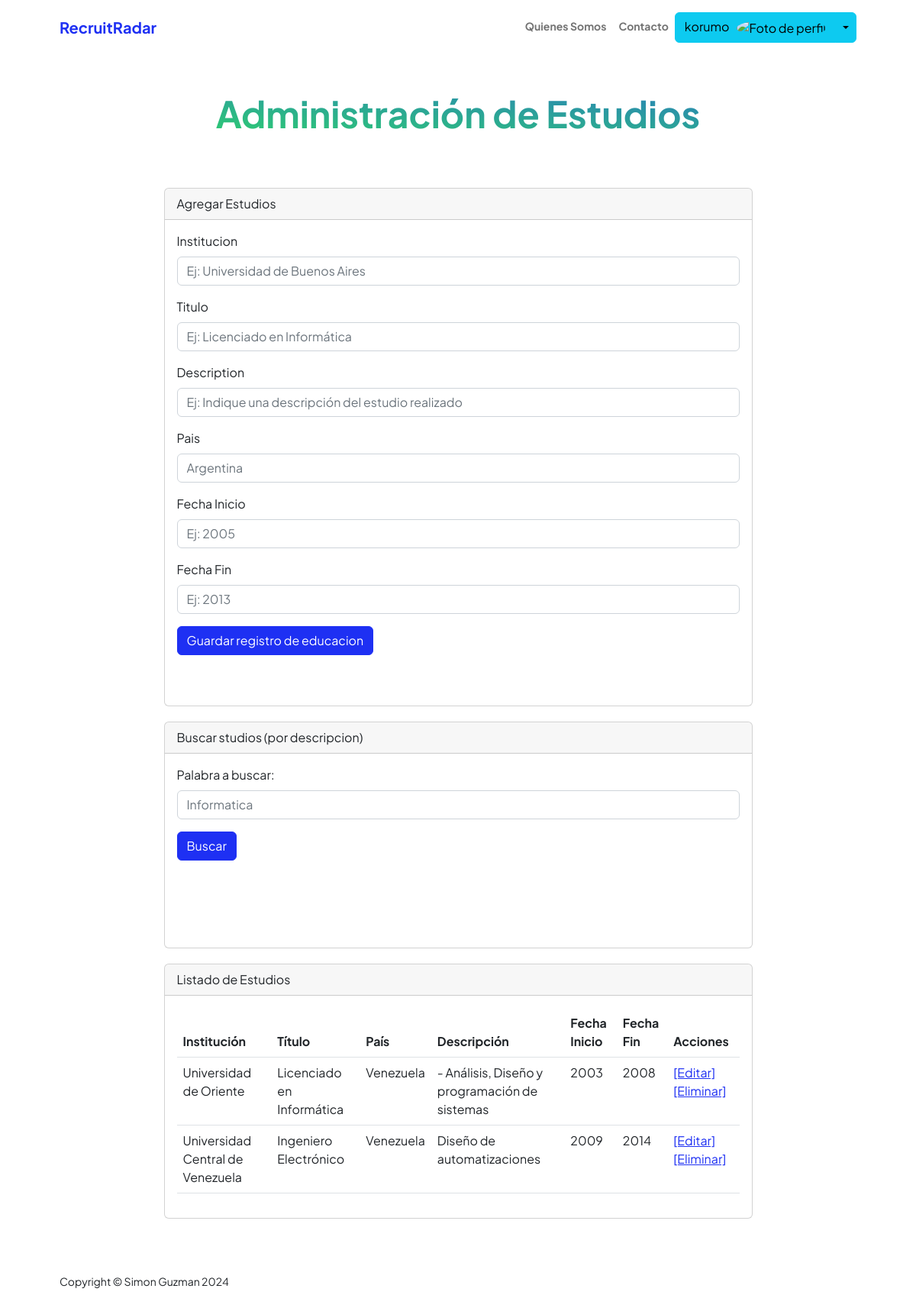
The page /appCurriculos/educacion (signed in) on the database its author committed.
### appUsers/models.py (models this page shows, shortened)
class Educacion(models.Model):
    user = models.ForeignKey(User, on_delete=models.CASCADE, null=True)
    institucion = models.CharField(max_length=100)
    titulo = models.CharField(max_length=100)
    description = models.CharField(max_length=1000)
    pais = models.CharField(max_length=50)
    periodo_inicio = models.IntegerField()
    periodo_fin = models.IntegerField(null=True, blank=True)

### appCurriculos/views/views_other.py (the view, shortened to what this page needs)
# urls.py: path('educacion',estudio,name="Educacion"),
@login_required
def estudio(request):
    estudios = Educacion.objects.filter(user=request.user)
    if request.method == 'POST':
        miFormulario = EstudioFormulario(request.POST)
        print(miFormulario)
        if miFormulario.is_valid():
                u = User.objects.get(username = request.user)
                informacion = miFormulario.cleaned_data
                exp = Educacion(user=u,institucion=informacion['institucion'],titulo=informacion['titulo'],periodo_fin=int(informacion['periodo_fin']),periodo_inicio=int(informacion['periodo_inicio']),description=informacion['description'],pais=informacion['pais'])
                exp.save()
                miFormulario = EstudioFormulario()
                return render(request,"appCurriculos/educacion.html",{"estudios":estudios,"miFormulario":miFormulario,"resp":"Datos guardados Correctamente","respSearch":"","avatar":request.session.get('foto-avatar', 'none')})
        else:
          return render(request,"appCurriculos/educacion.html",{"estudios":estudios,"miFormulario":miFormulario,"resp":"Datos no guardados Correctamente","respSearch":"","avatar":request.session.get('foto-avatar', 'none')})
    else:
        miFormulario = EstudioFormulario()
    return render(request,"appCurriculos/educacion.html",{"estudios":estudios,"miFormulario":miFormulario,"resp":"","respSearch":"","avatar":request.session.get('foto-avatar', 'none')})

### appCurriculos/templates/appCurriculos/educacion.html (shortened to what this page needs)
{% extends "appUsers/base.html" %}
{% load static %}
{% block datosDinamicos %}
<div class="container px-5 my-5">
    <div class="text-center mb-5">
        <h1 class="display-5 fw-bolder mb-0"><span class="text-gradient d-inline">Administración de Estudios</span></h1>
    </div>
    <div class="row gx-5 justify-content-center">
        <div class="col-lg-11 col-xl-9 col-xxl-8">
              <div class="card" style="margin-top: 20px;">
                <div class="card-header">
                  Agregar Estudios
                </div>
                <div class="card-body">
                  <section style="margin-bottom: 50px;">
                  <form action="" method="POST" class="mb-3">{% csrf_token %}
                      <div class="mb-3">
                        <label for="{{ miFormulario.institucion.id_for_label }}" class="form-label">{{ miFormulario.institucion.label }}</label>
                        {{ miFormulario.institucion }}
                      </div>
                      <div class="mb-3">
                        <label for="{{ miFormulario.titulo.id_for_label }}" class="form-label">{{ miFormulario.titulo.label }}</label>
                        {{ miFormulario.titulo }}
                      </div>
                      <div class="mb-3">
                        <label for="{{ miFormulario.description.id_for_label }}" class="form-label">{{ miFormulario.description.label }}</label>
                        {{ miFormulario.description }}
                    </div>
                    <div class="mb-3">
                        <label for="{{ miFormulario.pais.id_for_label }}" class="form-label">{{ miFormulario.pais.label }}</label>
                        {{ miFormulario.pais }}
                    </div>
                      <div class="mb-3">
                          <label for="{{ miFormulario.periodo_inicio.id_for_label }}" class="form-label">{{ miFormulario.periodo_inicio.label }}</label>
                          {{ miFormulario.periodo_inicio }}
                      </div>
                      <div class="mb-3">
                          <label for="{{ miFormulario.periodo_fin.id_for_label }}" class="form-label">{{ miFormulario.periodo_fin.label }}</label>
                          {{ miFormulario.periodo_fin }}
                      </div>
                      <div class="mb-3">
                        <input class="btn btn-primary" type="submit" value="Guardar registro de educacion">
                      </div>
                  </form>
                </section>
                </div>
              </div>
             <div class="card" style="margin-top: 20px;">
              <div class="card-header">
                Buscar studios (por descripcion)
              </div>
              <div class="card-body">
                <section style="margin-bottom: 50px;">
                  <form action="{% url 'EducacionSearch' %}" method="GET" class="mb-3">{% csrf_token %}
                    <div class="mb-3">
                      <label for="exampleFormControlInput1" class="form-label">Palabra a buscar:</label>
                      <input type="text" class="form-control" name="text_search" id="text_search" placeholder="Informatica">
                    </div>
                    <div class="mb-3">
                      <input class="btn btn-primary" type="submit" value="Buscar">
                    </div>
                  </form>
                  <div class="card-body">
                </section>
              </div>
              </div>
               <div class="card" style="margin-top: 20px;">
                <div class="card-header">
                  Listado de Estudios
                </div>
                <div class="card-body">
                  <section>
                    <table class="table caption-top">
                        <thead>
                          <tr>
                            <th scope="col">Institución</th>
                            <th scope="col">Título</th>
                            <th scope="col">País</th>
                            <th scope="col">Descripción</th>
                            <th scope="col">Fecha Inicio</th>
                            <th scope="col">Fecha Fin</th>
                            <th scope="col">Acciones</th>
                          </tr>
                        </thead>
                        <tbody>
                          {% for info in estudios %}
                          <tr>
                            <td>{{info.institucion}}</td>
                            <td>{{info.titulo}}</td>
                            <td>{{info.pais}}</td>
                            <td>{{info.description}}</td>
                            <td>{{info.periodo_inicio}}</td>
                            <td>{{info.periodo_fin}}</td>
                            <td><a href="{% url 'EditaEducacion' id=info.id %}">[Editar]</a><a href="{% url 'EliminaEducacion' id=info.id %}">[Eliminar]</a></td>
                          </tr>
                          {% endfor%}
                        </tbody>
                    </table>
                </section>
                </div>
              </div>
        </div>
    </div>
</div>
{% endblock %}

### appUsers/templates/appUsers/base.html (shortened to what this page needs)
<!DOCTYPE html>
<html lang="en">
    <head>
        {% load static %}
        <link rel="stylesheet" href="https://cdnjs.cloudflare.com/ajax/libs/font-awesome/6.0.0/css/all.min.css">
        <link href="https://cdn.jsdelivr.net/npm/bootstrap-icons@1.8.1/font/bootstrap-icons.css" rel="stylesheet" />
        <link href="{% static 'css/styles.css' %}" rel="stylesheet" />
    </head>
    <body class="d-flex flex-column h-100">
        <main class="flex-shrink-0">
            <nav class="navbar navbar-expand-lg navbar-light bg-white py-3">
                <div class="container px-5">
                    <a class="navbar-brand" href="{% url 'Home' %}"><span class="fw-bolder text-primary">RecruitRadar</span></a>
                    <div class="collapse navbar-collapse" id="navbarSupportedContent">
                        <ul class="navbar-nav ms-auto mb-2 mb-lg-0 small fw-bolder">
                            <li class="nav-item"><a class="nav-link" href="{% url 'Aboutme' %}">Quienes Somos</a></li>
                            <li class="nav-item"><a class="nav-link" href="{% url 'Contact' %}">Contacto</a></li>
                            {% if request.user.is_authenticated %}
                            <div class="btn-group">
                                <button type="button" class="btn btn-info">{{ request.user.username}}<img src="{{avatar}}" alt="Foto de perfil" class="img-fluid rounded-circle" width="50" style="margin-left: 10px;"></button>
                                <button type="button" class="btn btn-info dropdown-toggle dropdown-toggle-split" data-bs-toggle="dropdown" aria-expanded="false">
                                </button>
                              </div>
                            {% else %}
                                <li class="nav-item"><a class="nav-link" href="{% url 'Login' %}">Iniciar Sesión</a></li>
                                <li class="nav-item"><a class="nav-link" href="{% url 'Register' %}">Registrar</a></li>
                            {% endif %}
                        </ul>
                    </div>
                </div>
            </nav>
            {% block datosDinamicos %}
            {% endblock %}
        </main>
        <footer class="bg-white py-4 mt-auto">
            <div class="container px-5">
                <div class="row align-items-center justify-content-between flex-column flex-sm-row">
                    <div class="col-auto"><div class="small m-0">Copyright &copy; Simon Guzman 2024</div></div>
                </div>
            </div>
        </footer>
    </body>
</html>

### rows shown on the page
Educacion: institucion "Universidad de Oriente", titulo "Licenciado en Informática", pais "Venezuela", description "- Análisis, Diseño y programación de sistemas", periodo_inicio "2003", periodo_fin "2008"
Educacion: institucion "Universidad Central de Venezuela", titulo "Ingeniero Electrónico", pais "Venezuela", description "Diseño de automatizaciones", periodo_inicio "2009", periodo_fin "2014"

### other values the page prints
{{ request.user.username }} "korumo"
{{ miFormulario.institucion.label }} "Institucion"
{{ miFormulario.titulo.label }} "Titulo"
{{ miFormulario.description.label }} "Description"
{{ miFormulario.pais.label }} "Pais"
{{ miFormulario.periodo_inicio.label }} "Fecha Inicio"
{{ miFormulario.periodo_fin.label }} "Fecha Fin"
